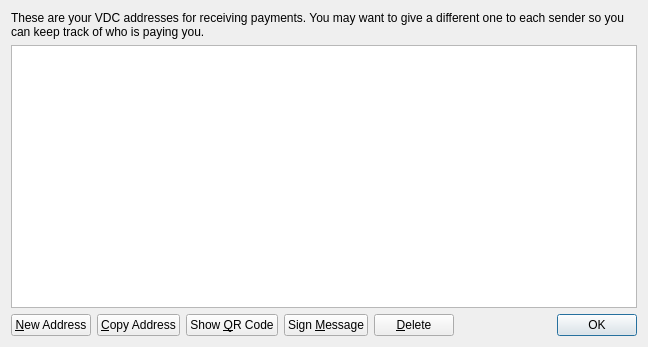
<?xml version="1.0" encoding="UTF-8"?>
<ui version="4.0">
 <class>AddressBookPage</class>
 <widget class="QWidget" name="AddressBookPage">
  <property name="geometry">
   <rect>
    <x>0</x>
    <y>0</y>
    <width>648</width>
    <height>347</height>
   </rect>
  </property>
  <property name="windowTitle">
   <string>Address Book</string>
  </property>
  <layout class="QVBoxLayout" name="verticalLayout">
   <item>
    <widget class="QLabel" name="labelExplanation">
     <property name="text">
      <string>These are your VDC addresses for receiving payments. You may want to give a different one to each sender so you can keep track of who is paying you.</string>
     </property>
     <property name="textFormat">
      <enum>Qt::AutoText</enum>
     </property>
     <property name="wordWrap">
      <bool>true</bool>
     </property>
    </widget>
   </item>
   <item>
    <widget class="QTableView" name="tableView">
     <property name="toolTip">
      <string>Double-click to edit address or label</string>
     </property>
     <property name="alternatingRowColors">
      <bool>true</bool>
     </property>
     <property name="selectionMode">
      <enum>QAbstractItemView::SingleSelection</enum>
     </property>
     <property name="selectionBehavior">
      <enum>QAbstractItemView::SelectRows</enum>
     </property>
     <property name="sortingEnabled">
      <bool>true</bool>
     </property>
     <attribute name="verticalHeaderVisible">
      <bool>false</bool>
     </attribute>
    </widget>
   </item>
   <item>
    <layout class="QHBoxLayout" name="horizontalLayout">
     <item>
      <widget class="QPushButton" name="newAddressButton">
       <property name="toolTip">
        <string>Create a new address</string>
       </property>
       <property name="text">
        <string>&amp;New Address</string>
       </property>
       <property name="icon">
        <iconset resource="../bitcoin.qrc">
         <normaloff>:/icons/add</normaloff>:/icons/add</iconset>
       </property>
      </widget>
     </item>
     <item>
      <widget class="QPushButton" name="copyToClipboard">
       <property name="toolTip">
        <string>Copy the currently selected address to the system clipboard</string>
       </property>
       <property name="text">
        <string>&amp;Copy Address</string>
       </property>
       <property name="icon">
        <iconset resource="../bitcoin.qrc">
         <normaloff>:/icons/editcopy</normaloff>:/icons/editcopy</iconset>
       </property>
      </widget>
     </item>
     <item>
      <widget class="QPushButton" name="showQRCode">
       <property name="text">
        <string>Show &amp;QR Code</string>
       </property>
       <property name="icon">
        <iconset resource="../bitcoin.qrc">
         <normaloff>:/images/qrcode</normaloff>:/images/qrcode</iconset>
       </property>
      </widget>
     </item>
     <item>
      <widget class="QPushButton" name="signMessage">
       <property name="toolTip">
        <string>Sign a message to prove you own this address</string>
       </property>
       <property name="text">
        <string>Sign &amp;Message</string>
       </property>
       <property name="icon">
        <iconset resource="../bitcoin.qrc">
         <normaloff>:/icons/edit</normaloff>:/icons/edit</iconset>
       </property>
      </widget>
     </item>
     <item>
      <widget class="QPushButton" name="deleteButton">
       <property name="toolTip">
        <string>Delete the currently selected address from the list. Only sending addresses can be deleted.</string>
       </property>
       <property name="text">
        <string>&amp;Delete</string>
       </property>
       <property name="icon">
        <iconset resource="../bitcoin.qrc">
         <normaloff>:/icons/remove</normaloff>:/icons/remove</iconset>
       </property>
      </widget>
     </item>
     <item>
      <spacer name="horizontalSpacer">
       <property name="orientation">
        <enum>Qt::Horizontal</enum>
       </property>
       <property name="sizeHint" stdset="0">
        <size>
         <width>40</width>
         <height>20</height>
        </size>
       </property>
      </spacer>
     </item>
     <item>
      <widget class="QDialogButtonBox" name="buttonBox">
       <property name="sizePolicy">
        <sizepolicy hsizetype="Maximum" vsizetype="Fixed">
         <horstretch>0</horstretch>
         <verstretch>0</verstretch>
        </sizepolicy>
       </property>
       <property name="standardButtons">
        <set>QDialogButtonBox::Ok</set>
       </property>
      </widget>
     </item>
    </layout>
   </item>
  </layout>
 </widget>
 <resources>
  <include location="../bitcoin.qrc"/>
 </resources>
 <connections/>
</ui>
